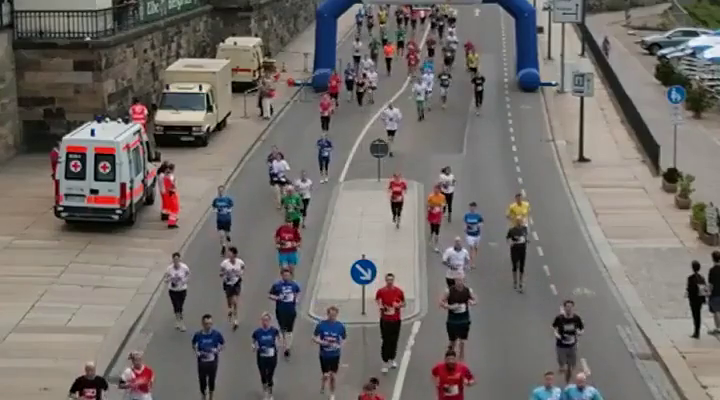
#> input picture frame 15 of Video/run.mp4, 720 x 400 px
$ jupyter execute 01_Optical_Flow.ipynb
#> lines starting #> are read from the running program, lines starting #| are printed output that depends on the picture
[cell 1]
# Import Libraries
import cv2
import numpy as np

[cell 2]
# Parameters for Shi-tomasi corner detection
st_params = dict(maxCorners = 30,
                qualityLevel = 0.2,
                minDistance = 2,
                blockSize = 7)

[cell 3]
# Parameters for Lucas-Kande optical flow
lk_params = dict(winSize = (15,15),
                maxLevel = 2,
                criteria = (cv2.TERM_CRITERIA_EPS | cv2.TERM_CRITERIA_COUNT, 10,1))

[cell 4]
# Video Capture
cap = cv2.VideoCapture('Video/run.mp4')

[cell 5]
# Color for optical flow
color = (0, 255, 0)

[cell 6]
# Read the capture and get the first frame
ret, first_frame = cap.read()
#> first_frame is the input picture: shape (400, 720, 3); mean B, G, R 106.7, 110.3, 115.7

[cell 7]
# Convert frame to Grayscale
prev_gray = cv2.cvtColor(first_frame, cv2.COLOR_BGR2GRAY)
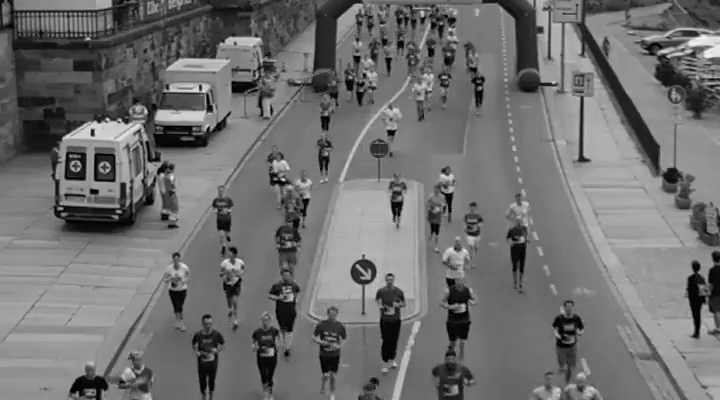
#> prev_gray: shape (400, 720); min 0, max 244, mean 111.5

[cell 8]
# Find the strongest corners in the first frame
prev = cv2.goodFeaturesToTrack(prev_gray, mask = None, **st_params)
#> prev = 30 rows, first 8: [199, 90], [196, 89], [167, 89], [93, 136], [203, 95], [113, 179], [357, 264], [355, 266]

[cell 9]
# Create an image with the same dimensions as the frame for later drawing purposes
mask = np.zeros_like(first_frame)

[cell 10]
# While loop
while(cap.isOpened()):

    # Read the capture and get the first frame
    ret, frame = cap.read()
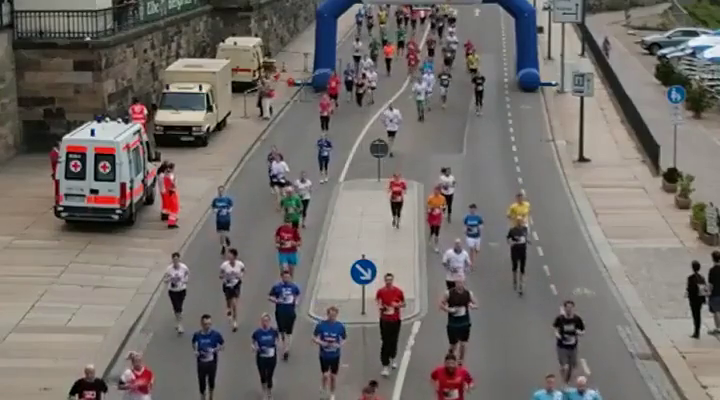
#> input picture frame 16 of Video/run.mp4, 720 x 400 px
#> frame is the input picture: shape (400, 720, 3); mean B, G, R 106.7, 110.4, 115.8

    # Convert all frame to Grayscale (previously we did only the first frame)
    gray = cv2.cvtColor(frame, cv2.COLOR_BGR2GRAY)
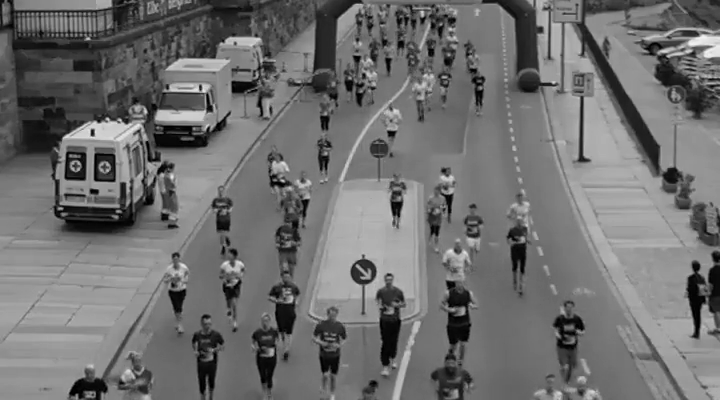
#> gray: shape (400, 720); min 0, max 242, mean 111.6

    # Calculate optical flow by Lucas-Kanade
    next, status, error = cv2.calcOpticalFlowPyrLK(prev_gray, gray, prev, None, **lk_params)
#> next = 30 rows, first 8: [199, 89.97], [196, 88.92], [167, 88.86], [92.96, 136], [203, 94.97], [113, 179], [357, 264], [355, 266]; status = 30 values from 1 to 1; error = 30 values, max 10.44 at index 10, min 0.327 at index 18, mean 3.42

    # Select good feature for the previous position
    good_old = prev[status == 1]
#> good_old = 30 pairs, first value 57 to 462, second value 14 to 391

    # Select good feature for the next position
    good_new = next[status == 1]
#> good_new = 30 pairs, first value 57 to 462, second value 14.01 to 393.3

    # Draw optical flow track
    for i, (new,old) in enumerate(zip(good_new,good_old)):

        # Return coordinates for the new point
        a, b = new.ravel()

        # Return coordinates for the old point
        c, d = new.ravel()

        # Draw line between new and old position
        mask = cv2.line(mask,
                       (a, b),
                       (c, d),
                       color, 2)

        # Draw filled circle
        frame = cv2.circle(frame,
                          (a, b),
                          3,
                          color,
                          -1)
#> this loop made 30 passes
#> (old, a, b, c, d) on passes 1, 2, 3, 4, 5, 9, 10, 11, 12, 13, 14, 15: ([199, 90], 199, 89.97, 199, 89.97), ([196, 89], 196, 88.92, 196, 88.92), ([167, 89], 167, 88.86, 167, 88.86), ([93, 136], 92.96, 136, 92.96, 136), ([203, 95], 203, 94.97, 203, 94.97), ([209, 110], 209, 109.9, 209, 109.9), ([96, 178], 96.02, 178, 96.02, 178), ([462, 306], 462, 309.2, 462, 309.2), ([69, 155], 68.99, 154.9, 68.99, 154.9), ([358, 58], 358, 57.96, 358, 57.96), ([423, 14], 423, 14.01, 423, 14.01), ([93, 391], 92.59, 393.3, 92.59, 393.3)
#> (a, b, c, d) on passes 6, 7, 8, 19, 27: (113, 179, 113, 179), (357, 264, 357, 264), (355, 266, 355, 266), (57, 210, 57, 210), (83, 178, 83, 178)
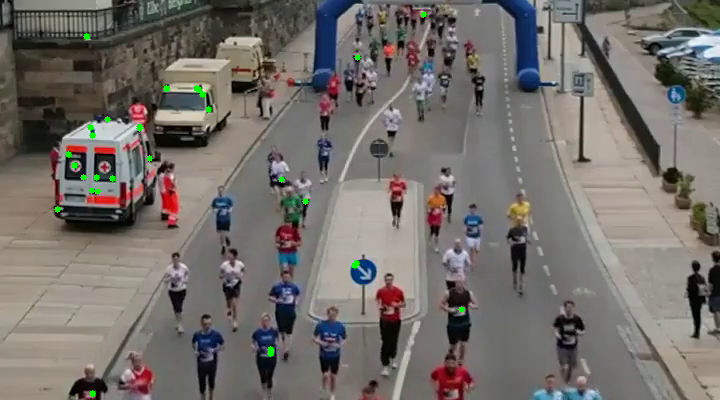
#> frame: shape (400, 720, 3); mean B, G, R 106.5, 110.9, 115.5
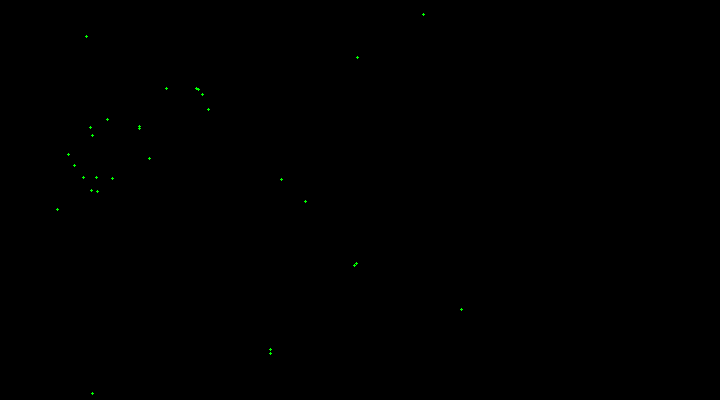
#> mask: shape (400, 720, 3); mean of channels 0, 1, 2 0, 0.1, 0; drawn as B, G, R

    # Overlay optical flow on original frame
    output = cv2.add(frame, mask)

    # Update previous frame
    prev_gray = gray.copy()

    # Update previous good features
    prev = good_new.reshape(-1, 1, 2)
#> prev has the same summary as next

    # Open new window and display the output
    cv2.imshow("Optical Flow", output)

    # Close the frame
    if cv2.waitKey(300) & 0xFF == ord('q'):
#> (key q is pressed here)
        break

# Release and Destroy
cap.release()
cv2.destroyAllWindows()

$ run again, starting later in the video
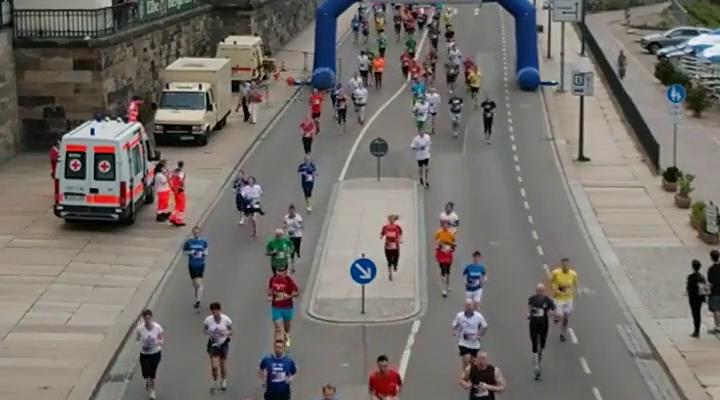
#> input picture frame 67 of Video/run.mp4, 720 x 400 px
#> first_frame is the input picture: shape (400, 720, 3); mean B, G, R 107.4, 111.9, 116.3
#> `prev = cv2.goodFeaturesToTrack(prev_gray, mask = None, **st_params)`: prev = 30 rows, first 8: [198, 89], [166, 88], [139, 126], [92, 136], [355, 264], [109, 4], [204, 93], [56, 208]
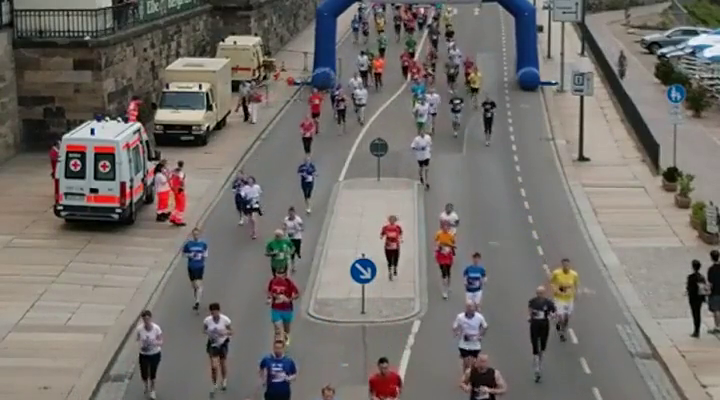
#> input picture frame 68 of Video/run.mp4, 720 x 400 px
#> frame is the input picture: shape (400, 720, 3); mean B, G, R 107.7, 111.9, 116.5
#> next = 30 rows, first 8: [198, 89], [166, 87.89], [139, 126], [92.01, 136], [355, 264], [109, 3.97], [204, 92.99], [56.04, 207.9]; status = 30 values from 1 to 1; error = 30 values, max 9.55 at index 23, min 0 at index 11, mean 2.01
#> good_old = 30 pairs, first value 56 to 426, second value 4 to 285
#> good_new = 30 pairs, first value 56.04 to 426.5, second value 3.97 to 284.9
#> the loop `for i, (new,old) in enumerate(zip(good_new,good_old)):` made 30 passes
#> (old, a, b, c, d) on passes 2, 4, 6, 7, 8, 11, 13, 15: ([166, 88], 166, 87.89, 166, 87.89), ([92, 136], 92.01, 136, 92.01, 136), ([109, 4], 109, 3.97, 109, 3.97), ([204, 93], 204, 92.99, 204, 92.99), ([56, 208], 56.04, 207.9, 56.04, 207.9), ([250, 205], 249.6, 204.8, 249.6, 204.8), ([309, 177], 308.8, 177.7, 308.8, 177.7), ([92, 131], 92.01, 131, 92.01, 131)
#> after the loop `for i, (new,old) in enumerate(zip(good_new,good_old)):`:
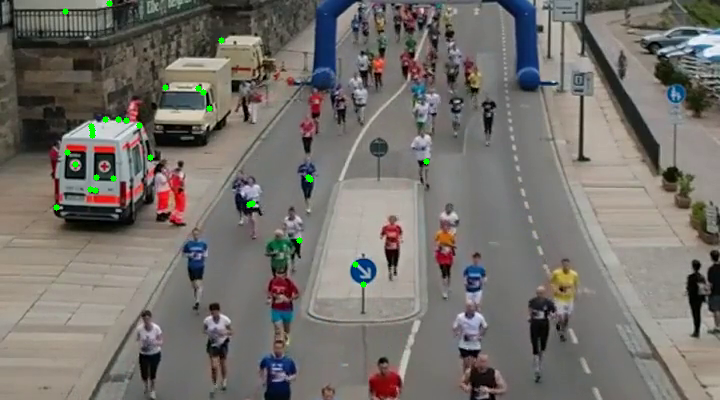
#> frame: shape (400, 720, 3); mean B, G, R 107.4, 112.4, 116.3
#> `prev = good_new.reshape(-1, 1, 2)`: prev has the same summary as next

$ run again, starting later in the video
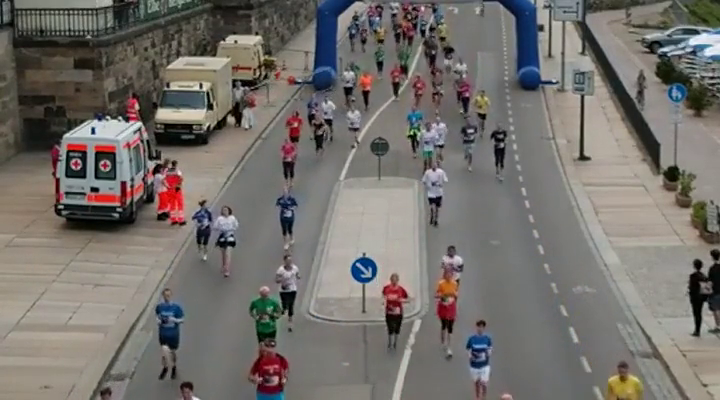
#> input picture frame 120 of Video/run.mp4, 720 x 400 px
#> first_frame is the input picture: shape (400, 720, 3); mean B, G, R 108.1, 112.6, 116.6
#> `prev = cv2.goodFeaturesToTrack(prev_gray, mask = None, **st_params)`: prev = 30 rows, first 8: [199, 88], [196, 87], [413, 132], [93, 134], [167, 87], [169, 87], [140, 125], [57, 207]
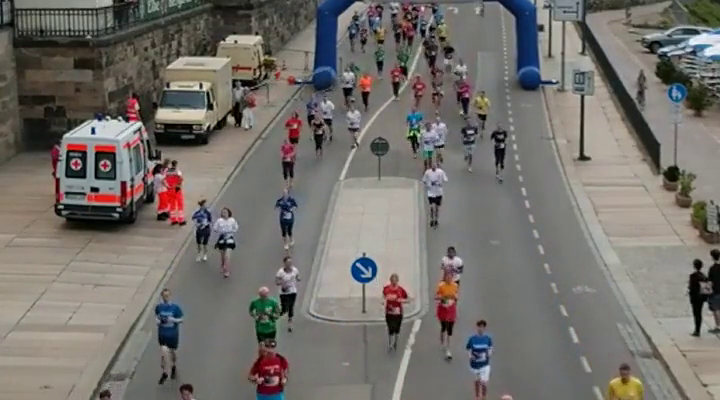
#> input picture frame 121 of Video/run.mp4, 720 x 400 px
#> frame is the input picture: shape (400, 720, 3); mean B, G, R 107.9, 112.6, 116.4
#> next = 30 rows, first 8: [199, 88], [196, 87], [413, 133.3], [93, 134], [167, 87], [169, 87], [140, 125], [57, 207]; status = 30 values from 1 to 1; error = 30 values, max 8.4 at index 2, min 0 at index 0, mean 0.698
#> good_old = 30 pairs, first value 57 to 413, second value 13 to 274
#> good_new has the same summary as good_old
#> the loop `for i, (new,old) in enumerate(zip(good_new,good_old)):` made 30 passes
#> (a, b, c, d) on passes 1, 2, 4, 5, 6, 7, 8, 9: (199, 88, 199, 88), (196, 87, 196, 87), (93, 134, 93, 134), (167, 87, 167, 87), (169, 87, 169, 87), (140, 125, 140, 125), (57, 207, 57, 207), (356, 263, 356, 263)
#> after the loop `for i, (new,old) in enumerate(zip(good_new,good_old)):`:
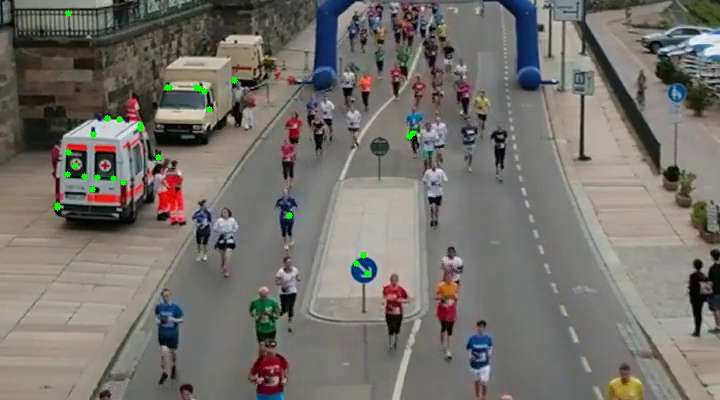
#> frame: shape (400, 720, 3); mean B, G, R 107.7, 113, 116.1
#> `prev = good_new.reshape(-1, 1, 2)`: prev has the same summary as next
